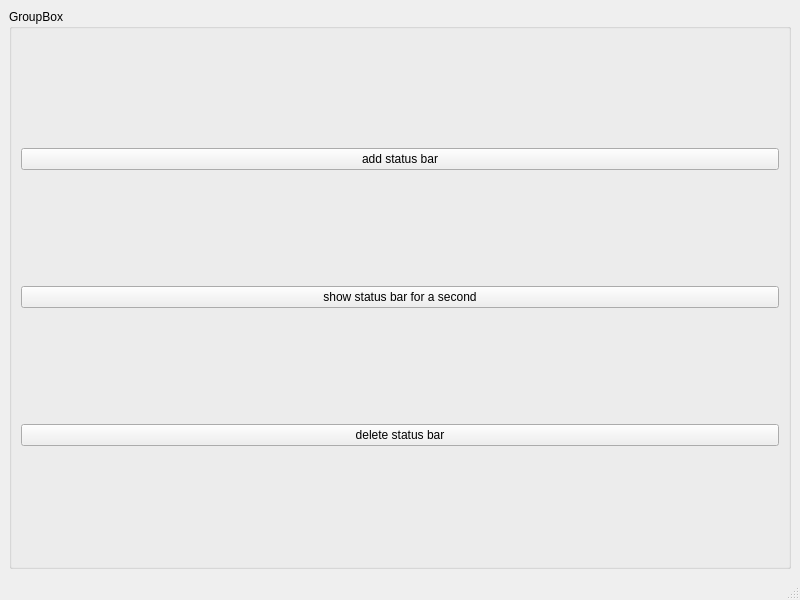
<?xml version="1.0" encoding="UTF-8"?>
<ui version="4.0">
 <class>MainWindow</class>
 <widget class="QMainWindow" name="MainWindow">
  <property name="geometry">
   <rect>
    <x>0</x>
    <y>0</y>
    <width>800</width>
    <height>600</height>
   </rect>
  </property>
  <property name="windowTitle">
   <string>MainWindow</string>
  </property>
  <widget class="QWidget" name="centralwidget">
   <layout class="QGridLayout" name="gridLayout">
    <item row="0" column="0">
     <widget class="QGroupBox" name="groupBox">
      <property name="title">
       <string>GroupBox</string>
      </property>
      <layout class="QVBoxLayout" name="verticalLayout">
       <item>
        <widget class="QPushButton" name="btnAdd">
         <property name="text">
          <string>add status bar</string>
         </property>
        </widget>
       </item>
       <item>
        <widget class="QPushButton" name="btnShow">
         <property name="text">
          <string>show status bar for a second</string>
         </property>
        </widget>
       </item>
       <item>
        <widget class="QPushButton" name="btnDelete">
         <property name="text">
          <string>delete status bar</string>
         </property>
        </widget>
       </item>
      </layout>
     </widget>
    </item>
   </layout>
  </widget>
  <widget class="QStatusBar" name="statusbar"/>
 </widget>
 <resources/>
 <connections/>
</ui>
